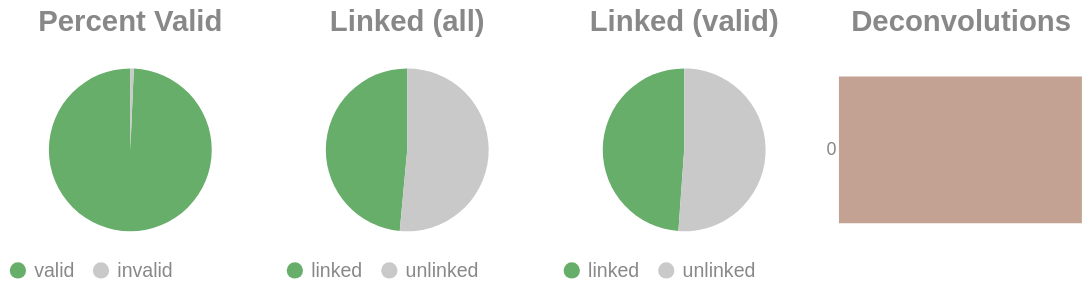

This figure's notebook cell:
### Code cell
if SKIPLR:
    pass
else:
    clash = Counter()
    for i in valids['molecule'].to_list():
        _mol = i.split("-")
        if len(_mol) == 1:
            clash.update('0')
        else:
            clash.update(_mol[-1])

    _d = {"deconvolutions": [], 'count': []}
    for k,v in clash.items():
        _d['deconvolutions'].append(k)
        _d['count'].append(v)

    tot_valid = valids['reads'].sum()
    mask = valids['reads'] >= 2
    n_linked_reads = valids.filter(mask)['reads'].sum()
    if n_linked_reads == 0:
        print_html("No linked molecules (>=2 reads) were detected; skipping linked-only distributions.")
        SKIPLR = True
    else:
        perc_valid = round(tot_valid / n_reads, 4)
        linked_perc_abs = round(n_linked_reads / n_reads, 4)
        linked_perc = round(n_linked_reads / tot_valid, 4)

    _valid = pl.DataFrame({"valids": ['valid', 'invalid'], "count": [tot_valid, n_reads - tot_valid]})
    _linked_abs = pl.DataFrame({"linked (absolute)": ['linked', 'unlinked'], "count": [n_linked_reads, n_reads - n_linked_reads]})
    _linked_rel = pl.DataFrame({"linked (valids)": ['linked', 'unlinked'], "count": [n_linked_reads, tot_valid - n_linked_reads]})

    (
        alt.hconcat(
            piechart(_valid, goodval = 'valid', title = "Percent Valid"),
            piechart(_linked_abs, goodval = "linked", title =  "Linked (all)"),
            piechart(_linked_rel, goodval = "linked", title =  "Linked (valid)"),
            convolutionbar(pl.DataFrame(_d), title = "Deconvolutions"),
            center = True,
            bounds = 'flush'
        )
        .resolve_scale(color='independent')
        .resolve_legend('independent')
        .properties(usermeta={'embedOptions': {"actions": False}})
    ).display()

### Figure 1 — Vega-Lite specification as saved in the notebook (floating-point values rounded to 4 significant figures)
{"width": "container", "height": 400, "config": {"title": {"anchor": "start", "dy": -15, "fontSize": 18, "color": "#888888", "subtitleColor": "#888888", "subtitleFontSize": 14}, "arc": {"fill": "#0072B2"}, "axis": {"domainColor": "#888888", "domainWidth": 0.5, "gridWidth": 0.2, "grid": false, "titleFontWeight": 400, "titleFontSize": 15, "labelFontSize": 11, "labelColor": "#888888", "tickColor": "#888888", "tickWidth": 0.2, "titleColor": "#888888"}, "axisBand": {"grid": false}, "axisX": {"grid": true, "tickSize": 10, "domainCap": "round"}, "axisY": {"domain": false, "grid": true, "tickSize": 0, "domainCap": "round"}, "background": "transparent", "header": {"labelFontSize": 15, "labelColor": "#888888", "titleFontSize": 15, "titleFontWeight": 600, "titleColor": "#888888"}, "legend": {"labelFont": "sans-serif", "labelFontSize": 12, "labelColor": "#888888", "symbolSize": 100, "symbolType": "circle", "titleFontSize": 12, "titlePadding": 10, "titleColor": "#888888", "title": null}, "range": {"category": ["#E69F00", "#56B4E9", "#009E73", "#F0E442", "#0072B2", "#D55E00", "#CC79A7", "#000000"], "diverging": ["#cfe8f3", "#a2d4ec", "#73bfe2", "#46abdb", "#1696d2", "#12719e"]}, "area": {"fill": "#0072B2", "fillOpacity": 0.7, "line": true, "strokeOpacity": 0.7}, "line": {"color": "#0072B2", "stroke": "#0072B2", "strokeWidth": 2}, "trail": {"color": "#0072B2", "stroke": "#0072B2", "strokeWidth": 0, "size": 1}, "point": {"filled": true, "fillOpacity": 1.0, "size": 95}, "text": {"color": "#888888", "fontSize": 11, "align": "right", "fontWeight": 400, "size": 11}, "bar": {"fill": "#0072B2", "stroke": null}, "view": {"stroke": null, "continuousWidth": 660, "continuousHeight": 400}}, "hconcat": [{"data": {"name": "data-ba31b349363a44e6348cebd7b6c6d4a1"}, "mark": {"type": "arc"}, "encoding": {"color": {"field": "valids", "legend": {"orient": "bottom", "title": null}, "scale": {"domain": ["valid", "invalid"], "range": ["#68ae6b", "#C9C9C9"]}, "title": "Valids", "type": "nominal"}, "theta": {"field": "count", "type": "quantitative"}, "tooltip": [{"field": "valids", "title": "Valids", "type": "ordinal"}, {"field": "percent", "format": ".2%", "title": "Percent", "type": "quantitative"}, {"field": "count", "title": "Count", "type": "quantitative"}]}, "height": 100, "title": {"text": "Percent Valid", "align": "center", "anchor": "middle"}, "transform": [{"calculate": "datum.count / 2598696", "as": "percent"}], "width": 150}, {"data": {"name": "data-076df9e248024a2f2cdeb7482997b173"}, "mark": {"type": "arc"}, "encoding": {"color": {"field": "linked (absolute)", "legend": {"orient": "bottom", "title": null}, "scale": {"domain": ["linked", "unlinked"], "range": ["#68ae6b", "#C9C9C9"]}, "title": "Linked (Absolute)", "type": "nominal"}, "theta": {"field": "count", "type": "quantitative"}, "tooltip": [{"field": "linked (absolute)", "title": "Linked (Absolute)", "type": "ordinal"}, {"field": "percent", "format": ".2%", "title": "Percent", "type": "quantitative"}, {"field": "count", "title": "Count", "type": "quantitative"}]}, "height": 100, "title": {"text": "Linked (all)", "align": "center", "anchor": "middle"}, "transform": [{"calculate": "datum.count / 2598696", "as": "percent"}], "width": 150}, {"data": {"name": "data-c9985de1737991e1cdcdc98e5f5ccb1c"}, "mark": {"type": "arc"}, "encoding": {"color": {"field": "linked (valids)", "legend": {"orient": "bottom", "title": null}, "scale": {"domain": ["linked", "unlinked"], "range": ["#68ae6b", "#C9C9C9"]}, "title": "Linked (Valids)", "type": "nominal"}, "theta": {"field": "count", "type": "quantitative"}, "tooltip": [{"field": "linked (valids)", "title": "Linked (Valids)", "type": "ordinal"}, {"field": "percent", "format": ".2%", "title": "Percent", "type": "quantitative"}, {"field": "count", "title": "Count", "type": "quantitative"}]}, "height": 100, "title": {"text": "Linked (valid)", "align": "center", "anchor": "middle"}, "transform": [{"calculate": "datum.count / 2580841", "as": "percent"}], "width": 150}, {"data": {"name": "data-9f364f9d1e5d143ac52c165731722ef2"}, "mark": {"type": "bar"}, "encoding": {"color": {"field": "deconvolutions", "legend": null, "scale": {"scheme": "lightgreyred"}, "type": "nominal"}, "tooltip": [{"field": "deconvolutions", "title": "Deconvolutions", "type": "ordinal"}, {"field": "percent", "format": ".2%", "title": "Percent", "type": "quantitative"}, {"field": "count", "title": "Count", "type": "quantitative"}], "x": {"axis": null, "field": "count", "type": "quantitative"}, "y": {"field": "deconvolutions", "sort": "ascending", "title": null, "type": "nominal"}}, "height": 100, "title": {"text": "Deconvolutions", "align": "center", "anchor": "middle"}, "transform": [{"calculate": "datum.count / 1789806", "as": "percent"}], "width": 150}], "bounds": "flush", "center": true, "resolve": {"legend": {"angle": "independent"}, "scale": {"color": "independent"}}, "usermeta": {"embedOptions": {"actions": false}}, "$schema": "https://vega.github.io/schema/vega-lite/v6.1.0.json", "datasets": {"data-ba31b349363a44e6348cebd7b6c6d4a1": [{"valids": "valid", "count": 2580841}, {"valids": "invalid", "count": 17855}], "data-076df9e248024a2f2cdeb7482997b173": [{"linked (absolute)": "linked", "count": 1261166}, {"linked (absolute)": "unlinked", "count": 1337530}], "data-c9985de1737991e1cdcdc98e5f5ccb1c": [{"linked (valids)": "linked", "count": 1261166}, {"linked (valids)": "unlinked", "count": 1319675}], "data-9f364f9d1e5d143ac52c165731722ef2": [{"deconvolutions": "0", "count": 1789806}]}}
